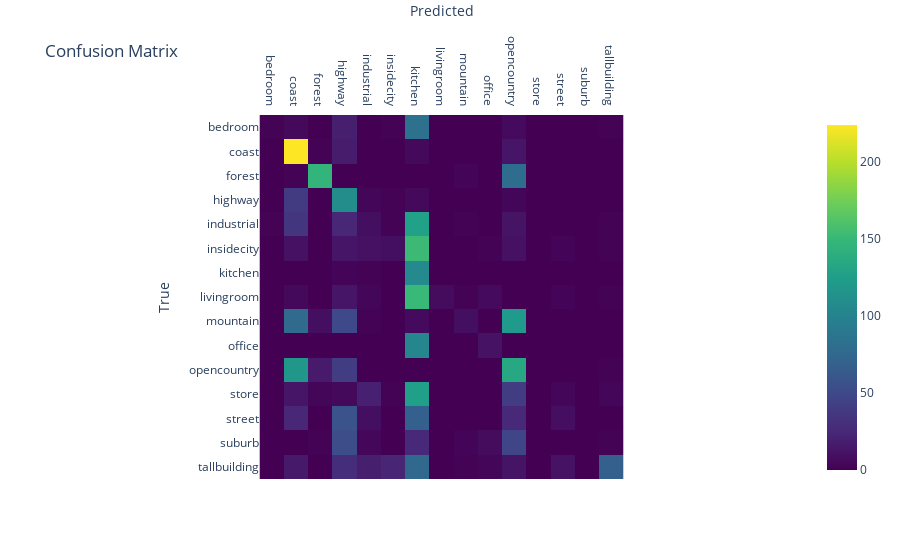

Write notebook code for a chart like this one.
### Code cell
svc_model = SVC(kernel='rbf', C=1, gamma='scale')
svc_model.fit(X_train_pca, y_train)
joblib.dump(svc_model, os.path.join("models", "VOCAB10K", "svc_modelPCA.pkl"))
svc_model = joblib.load(os.path.join("models", "VOCAB10K", "svc_modelPCA.pkl"))
y_pred = eval_model(svc_model, X_test_pca, y_test)

### Figure 1 — Plotly figure (JSON) as saved in the notebook; plotly's stock layout.template omitted (floating-point values rounded to 4 significant figures; data arrays with more than 128 entries replaced by an {"elided": "..."} marker saying what was removed)
{"data": [{"coloraxis": "coloraxis", "hovertemplate": "Predicted: %{x}<br>True: %{y}<br>color: %{z}<extra></extra>", "name": "0", "type": "heatmap", "x": ["bedroom", "coast", "forest", "highway", "industrial", "insidecity", "kitchen", "livingroom", "mountain", "office", "opencountry", "store", "street", "suburb", "tallbuilding"], "xaxis": "x", "y": ["bedroom", "coast", "forest", "highway", "industrial", "insidecity", "kitchen", "livingroom", "mountain", "office", "opencountry", "store", "street", "suburb", "tallbuilding"], "yaxis": "y", "z": {"elided": "15x15 int values"}}], "layout": {"coloraxis": {"colorscale": [[0, "#440154"], [0.1111, "#482878"], [0.2222, "#3e4989"], [0.3333, "#31688e"], [0.4444, "#26828e"], [0.5556, "#1f9e89"], [0.6667, "#35b779"], [0.7778, "#6ece58"], [0.8889, "#b5de2b"], [1, "#fde725"]]}, "title": {"text": "Confusion Matrix"}, "xaxis": {"anchor": "y", "constrain": "domain", "domain": [0, 1], "scaleanchor": "y", "side": "top", "title": {"text": "Predicted"}}, "yaxis": {"anchor": "x", "autorange": "reversed", "constrain": "domain", "domain": [0, 1], "title": {"text": "True"}}}}
